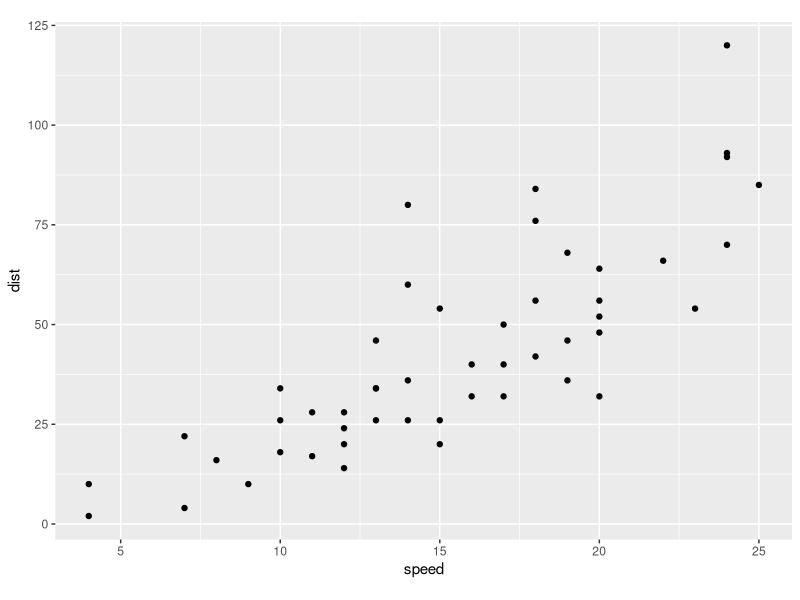
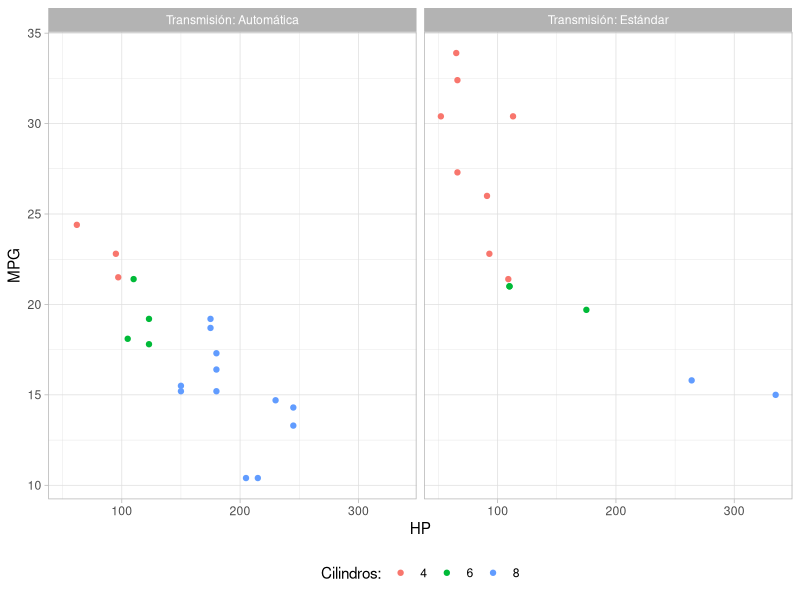
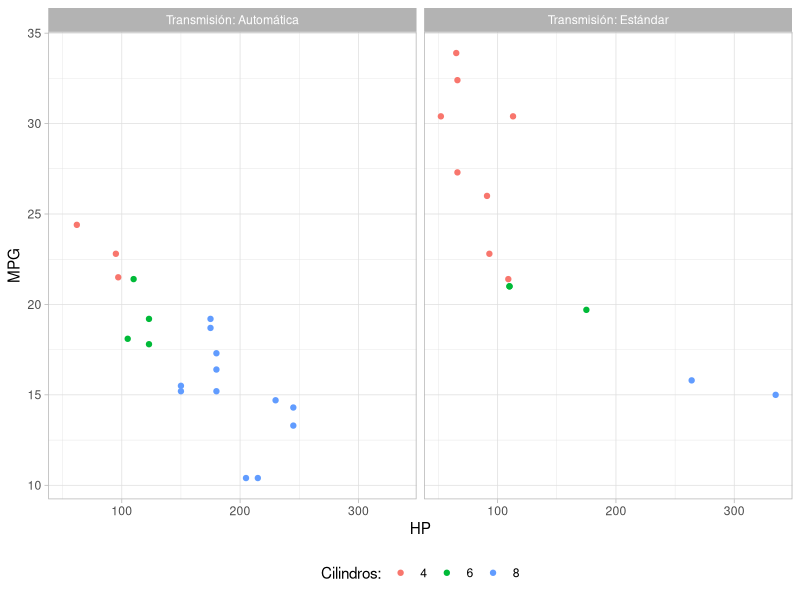

The R script that drew these images, in order:
## ---- chunk 1
library(ggplot2)

## Datos y gráfico base
ggplot(data = cars) +
  ## Especificar x y y
  aes(speed, dist) +
  ## Sistema de coordenadas (cartesiano con proporción fija)
  coord_fixed(ratio = 1 / 8) +
  ## Geometría
  geom_point()
## ---- chunk 2
ggplot(
  data = transform(
    mtcars, 
    cyl = as.factor(cyl),
    `Transmisión` = c("Automática", "Estándar")[am + 1],
    am = as.factor(am)), 
  aes(hp, mpg, color = cyl)) +
  geom_point() +
  facet_wrap(~ `Transmisión`, labeller = label_both) +
  labs(x = "HP", y = "MPG", color = "Cilindros:") +
  theme_light() +
  theme(legend.position = "bottom")
## ---- chunk 3
ggplot(
  data = transform(
    mtcars, 
    cyl = as.factor(cyl),
    `Transmisión` = c("Automática", "Estándar")[am + 1],
    am = as.factor(am)), 
  aes(hp, mpg, color = cyl)) +
  geom_point() +
  facet_wrap(~ `Transmisión`, labeller = label_both) +
  labs(x = "HP", y = "MPG", color = "Cilindros:") +
  theme_light() +
  theme(legend.position = "bottom")
